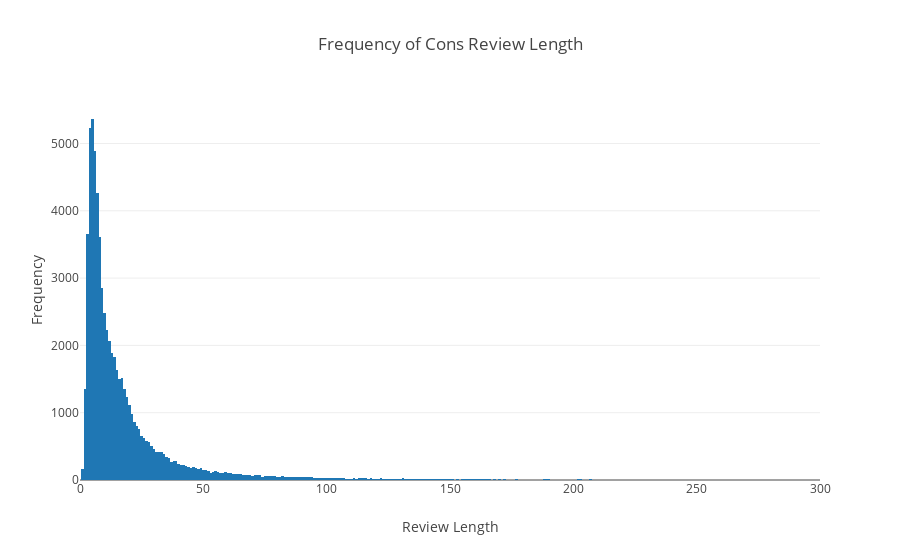

Notebook cell for this chart:
### Code cell
plt3 = go.Histogram(x = tmp['cons_length'])
lyt3 = go.Layout(title="Frequency of Cons Review Length", xaxis=dict(title='Review Length', range=[0,300]), yaxis=dict(title='Frequency'))
fig3 = go.Figure(data=[plt3], layout=lyt3)
iplot(fig3)
plotly.offline.plot(fig3, filename='cons-length-chart.html')

### Figure 1 — Plotly figure (JSON) as saved in the notebook; plotly's stock layout.template omitted (floating-point values rounded to 4 significant figures; data arrays with more than 128 entries replaced by an {"elided": "..."} marker saying what was removed)
{"data": [{"type": "histogram", "uid": "3e92f7f3-81c0-49a3-a3d0-447a20a72a25", "x": {"elided": "67529 int values"}}], "layout": {"title": {"text": "Frequency of Cons Review Length"}, "xaxis": {"range": [0, 300], "title": {"text": "Review Length"}}, "yaxis": {"title": {"text": "Frequency"}}}}
